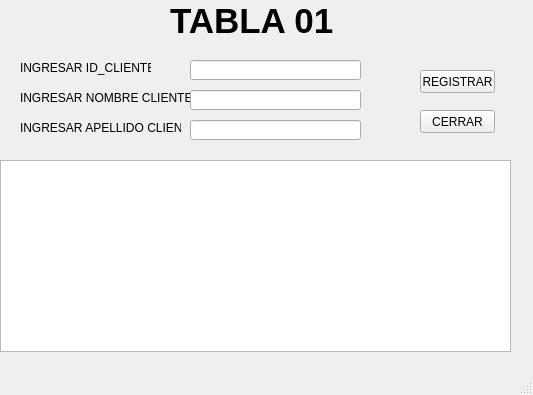
<?xml version="1.0" encoding="UTF-8"?>
<ui version="4.0">
 <class>tabla1</class>
 <widget class="QMainWindow" name="tabla1">
  <property name="geometry">
   <rect>
    <x>0</x>
    <y>0</y>
    <width>533</width>
    <height>395</height>
   </rect>
  </property>
  <property name="windowTitle">
   <string>MainWindow</string>
  </property>
  <widget class="QWidget" name="centralwidget">
   <widget class="QLabel" name="label">
    <property name="geometry">
     <rect>
      <x>170</x>
      <y>0</y>
      <width>171</width>
      <height>41</height>
     </rect>
    </property>
    <property name="font">
     <font>
      <pointsize>26</pointsize>
      <weight>75</weight>
      <bold>true</bold>
     </font>
    </property>
    <property name="text">
     <string>TABLA 01</string>
    </property>
   </widget>
   <widget class="QPushButton" name="btn_cerrar">
    <property name="geometry">
     <rect>
      <x>420</x>
      <y>110</y>
      <width>75</width>
      <height>23</height>
     </rect>
    </property>
    <property name="text">
     <string>CERRAR</string>
    </property>
   </widget>
   <widget class="QTableWidget" name="tableWidget">
    <property name="geometry">
     <rect>
      <x>0</x>
      <y>160</y>
      <width>511</width>
      <height>192</height>
     </rect>
    </property>
   </widget>
   <widget class="QLabel" name="label_2">
    <property name="geometry">
     <rect>
      <x>20</x>
      <y>60</y>
      <width>131</width>
      <height>16</height>
     </rect>
    </property>
    <property name="text">
     <string>INGRESAR ID_CLIENTE</string>
    </property>
   </widget>
   <widget class="QLabel" name="label_3">
    <property name="geometry">
     <rect>
      <x>20</x>
      <y>90</y>
      <width>171</width>
      <height>16</height>
     </rect>
    </property>
    <property name="text">
     <string>INGRESAR NOMBRE CLIENTE</string>
    </property>
   </widget>
   <widget class="QLabel" name="label_4">
    <property name="geometry">
     <rect>
      <x>20</x>
      <y>120</y>
      <width>161</width>
      <height>16</height>
     </rect>
    </property>
    <property name="text">
     <string>INGRESAR APELLIDO CLIENTE</string>
    </property>
   </widget>
   <widget class="QLineEdit" name="txt_id">
    <property name="geometry">
     <rect>
      <x>190</x>
      <y>60</y>
      <width>171</width>
      <height>20</height>
     </rect>
    </property>
   </widget>
   <widget class="QLineEdit" name="txt_nombre">
    <property name="geometry">
     <rect>
      <x>190</x>
      <y>90</y>
      <width>171</width>
      <height>20</height>
     </rect>
    </property>
   </widget>
   <widget class="QLineEdit" name="txt_apellido">
    <property name="geometry">
     <rect>
      <x>190</x>
      <y>120</y>
      <width>171</width>
      <height>20</height>
     </rect>
    </property>
   </widget>
   <widget class="QPushButton" name="registrar">
    <property name="geometry">
     <rect>
      <x>420</x>
      <y>70</y>
      <width>75</width>
      <height>23</height>
     </rect>
    </property>
    <property name="text">
     <string>REGISTRAR</string>
    </property>
   </widget>
  </widget>
  <widget class="QMenuBar" name="menubar">
   <property name="geometry">
    <rect>
     <x>0</x>
     <y>0</y>
     <width>533</width>
     <height>22</height>
    </rect>
   </property>
  </widget>
  <widget class="QStatusBar" name="statusbar"/>
 </widget>
 <resources/>
 <connections/>
</ui>
